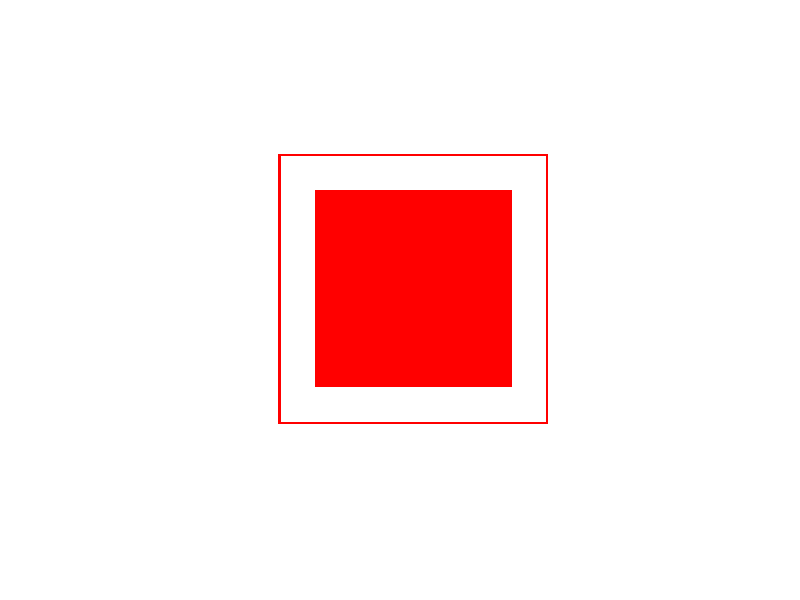

Reproduce this figure in MATLAB. (Note: this script raises an error after producing the figure.)
% Create a red rotating image and save in gif
% Author: Zephyr
% 09/24/2018
clear;
clc;
close all;
canvasSize = 400;
blockSize = 160;
boundarySize = 220;
img = zeros(canvasSize, canvasSize, 3);
img((canvasSize-blockSize)/2:(canvasSize+blockSize)/2, (canvasSize-blockSize)/2:(canvasSize+blockSize)/2, 2:3) = 1;
img((canvasSize-boundarySize)/2:(canvasSize-boundarySize)/2+1, (canvasSize-boundarySize)/2:(canvasSize+boundarySize)/2, 2:3) = 1;
img((canvasSize+boundarySize)/2-1:(canvasSize+boundarySize)/2, (canvasSize-boundarySize)/2:(canvasSize+boundarySize)/2, 2:3) = 1;
img((canvasSize-boundarySize)/2:(canvasSize+boundarySize)/2, (canvasSize-boundarySize)/2:(canvasSize-boundarySize)/2+1, 2:3) = 1;
img((canvasSize-boundarySize)/2:(canvasSize+boundarySize)/2, (canvasSize+boundarySize)/2-1:(canvasSize+boundarySize)/2, 2:3) = 1;
figure;
for a = 0 :5 : 359
  rotatedImg = 1-imrotate(img, -a, 'crop');  
  imshow(rotatedImg);
  imwrite(rotatedImg, [num2str(a) '.jpg']);
  [I,map]=rgb2ind(rotatedImg,256);
  if(a==0)
      imwrite(I,map,'movefig.gif','DelayTime',0.01,'LoopCount',Inf);
  else
      imwrite(I,map,'movefig.gif','WriteMode','append','DelayTime',0.01);
  end
end

